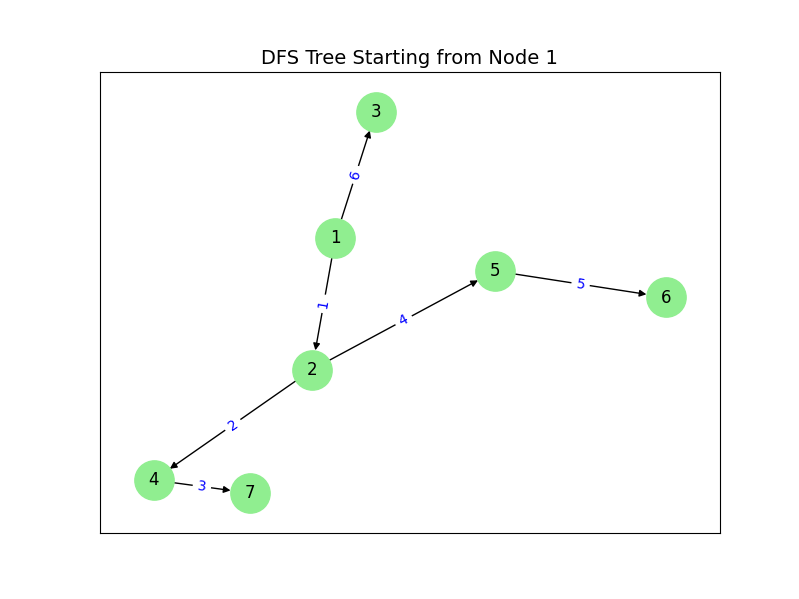

Python code for this plot:
import matplotlib.pyplot as plt
import networkx as nx

def dfs_with_step_labels(G, s):
    """
    Perform a depth-first search (DFS) on the graph G starting from node s,
    and visualize the edges with step numbers.
    
    Parameters:
        G (networkx.Graph): The input graph.
        s (any): The starting node.
    """
    visited = set()
    dfs_tree_edges = []  # To store DFS tree edges with step numbers
    step = 1  # Step counter

    def dfs_recursive(node, step):
        visited.add(node)
        for neighbor in G.neighbors(node):
            if neighbor not in visited:
                dfs_tree_edges.append(((node, neighbor), step))
                step = dfs_recursive(neighbor, step + 1)
        return step

    # Start the DFS
    dfs_recursive(s, step)

    # Create a new graph with the DFS tree edges
    dfs_tree = nx.DiGraph()
    dfs_tree.add_edges_from([edge for edge, _ in dfs_tree_edges])

    # Generate positions for consistent visualization
    pos = nx.spring_layout(dfs_tree)

    # Draw the nodes and edges of the DFS tree
    plt.figure(figsize=(8, 6))
    nx.draw_networkx(dfs_tree, pos, with_labels=True, node_color="lightgreen", node_size=800, edge_color="black")

    # Add step labels to the edges
    edge_labels = {edge: str(step) for edge, step in dfs_tree_edges}
    nx.draw_networkx_edge_labels(dfs_tree, pos, edge_labels=edge_labels, font_size=10, font_color="blue")

    plt.title(f"DFS Tree Starting from Node {s}", fontsize=14)
    plt.show()

# Example usage
G = nx.DiGraph()
G.add_edges_from([(1, 2), (1, 3), (2, 4), (2, 5), (3, 6), (5, 6), (4, 7)])

start_node = 1
dfs_with_step_labels(G, start_node)
